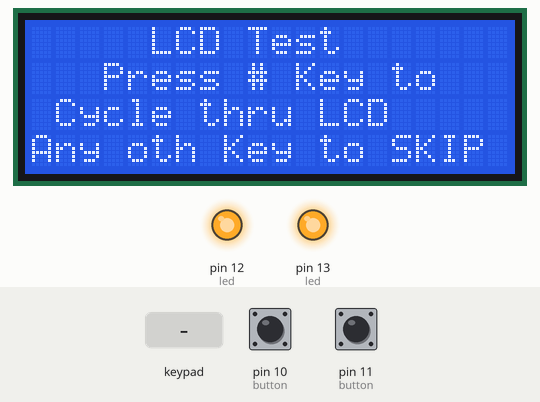
A sketch run on a simulated Arduino Uno, built with avr-gcc and run on an emulated ATmega328P. On the bench: 20×4 character LCD, output pins drawn as LEDs (lit = HIGH). The inputs (shaded band) are chosen by the test bench; at power-on: pin 10 (button) HIGH, pin 11 (button) HIGH. What the sketch prints to the serial monitor is not drawn.

Above: at 6.1 s.
6.2 s: key '#' pressed
At 6.3 s:
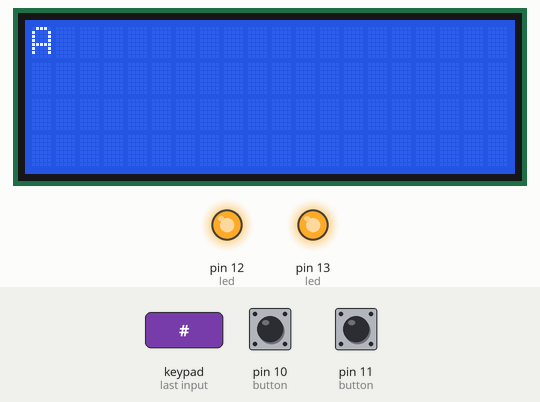
9.8 s: key 'A' pressed
11.6 s: keypad keys 9 8 7 6 # pressed 0.4 s apart
At 14.8 s:
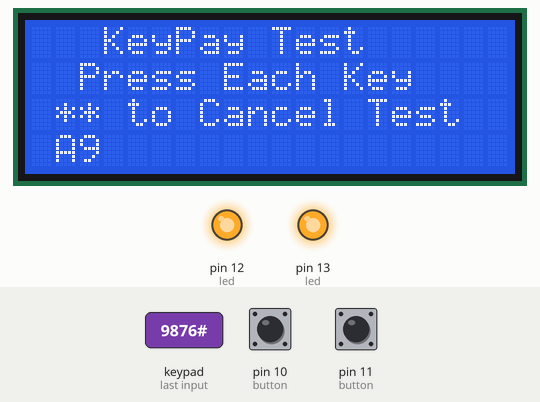
15.1 s: keypad keys 9 8 7 6 * pressed 0.4 s apart
At 17.9 s:
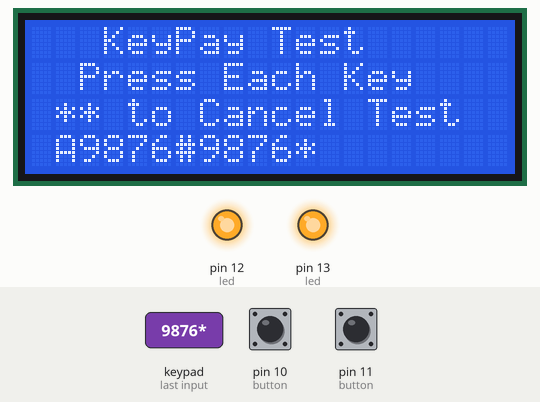
18.6 s: keypad keys 9 8 7 6 A pressed 0.4 s apart
At 20.9 s:
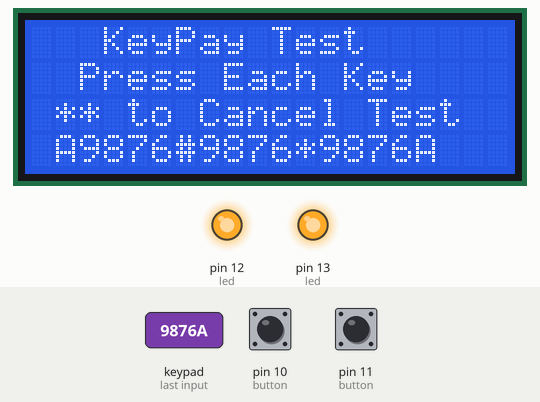

Measured:
- after the input at 6.2 s, the display: changes at once (image 1)
- after the input at 18.6 s, the display: first changes at once (image 4 shows a later state)

The sketch:

testUnoRIg.ino
```cpp
//**********************************
//*****  INCLUDES  *****************
//**********************************
#include <Key.h>
#include <Keypad.h>
//#include <Servo.h>  // or Adafruit PCA9685 - https://github.com/adafruit/Adafruit-PWM-Servo-Driver-Library
//#include <FlexiTimer2.h>
#include <LiquidCrystal_PCF8574.h> // or use #include <LiquidCrystal_I2C.h>
#include <Wire.h> // This library allows you to communicate with I2C / TWI devices

String softwareVersion = "2.3";
#define numButtons 2

//**************************************
//**************************************
//******** KEYPAD Handling  ************
//**************************************
//**************************************
/*  This set of procedures handle the keypad
 *  interface.  The get_key may be used in other
 *  procedures
 */

 //*** lcd Variables ***
typedef struct
{
  String Row0;
  String Row1;
  String Row2;
  String Row3;
} lcdDef;
lcdDef lcd = {"row0","row1","row2","row3"};

int keyCount = 0;
String sKey = "";
//Setup Keypad in Uno
const byte ROWS = 4; // Four rows
const byte COLS = 4; // Four columns
char keys[ROWS][COLS] =
{
  {'1','2','3','A'},
  {'4','5','6','B'},
  {'7','8','9','C'},
  {'*','0','#','D'}
};
byte rowPins[ROWS] = { 9,8,7,6 };// Connect keypad ROW0, ROW1, ROW2 and ROW3 to these Arduino pins
byte colPins[COLS] = { 5,4,3,2 };// Connect keypad COL0, COL1 and COL2 to t
Keypad kpd = Keypad( makeKeymap(keys), rowPins, colPins, ROWS, COLS );

void testKeyPad()
// Keypad testing for setup
{
  //         "                    "
  lcd.Row0 = "   KeyPay Test      " ;
  lcd.Row1 = "  Press Each Key    ";
  lcd.Row2 = " ** to Cancel Test  ";
  lcd.Row3 = "                    ";
  lcdUpdateByRow( true,true,true,true);

  bool testRunning = true;
  do
  {
    char key = kpd.getKey();
    if (key != NO_KEY)
    {
    sKey = sKey + key ;
    lcdUpdateByPosition(1,3,sKey);
    keyCount += 1;
    if ((keyCount == 2) && (sKey == "**")) {testRunning = false;}
    if (keyCount == 16) { testRunning = false; delay (2000);}
    }
  } while (testRunning);

  lcdClearRow(99);
}


//**************************************
//**************************************
//********  LCD Handling    ************
//**************************************
//**************************************

//***  LCD Library  ***
LiquidCrystal_PCF8574 lcdControl(0x27);  // set the LCD address to 0x3F for a 20 chars and 4 line display


//***  LCD Control Procedures ***
/*  The following routines PHYSICALY control
 *  the LCD Display device (lcdControl)
 */

void lcdClearRow( int rowNum)
// Clear the request Row
// Zero clears all rows
{
  if (rowNum == 99) { lcdControl.clear();}
  else { lcdControl.setCursor(0,rowNum); lcdControl.print("                    ");}
}

void lcdUpdateByPosition( int ColPos, int RowPos, String Text)
// Update the lcd by setting the cursor at ColPos and RowPos
// and printing the Text
{
  lcdControl.setCursor(ColPos,RowPos);
  lcdControl.print(Text);
} //***********************

void lcdUpdateByRow(bool r0, bool r1, bool r2, bool r3)
// Update the ROW of the lcd Display
// using the lcd.Rowx variables
{

  if (r0 == true) {lcdClearRow(0); lcdControl.setCursor(0,0); lcdControl.print(lcd.Row0);}
  if (r1 == true) {lcdClearRow(1); lcdControl.setCursor(0,1); lcdControl.print(lcd.Row1);}
  if (r2 == true) {lcdClearRow(2); lcdControl.setCursor(0,2); lcdControl.print(lcd.Row2);}
  if (r3 == true) {lcdClearRow(3); lcdControl.setCursor(0,3); lcdControl.print(lcd.Row3);}
 } //***********************

//***  LCD Control Initilization ***
/*  The following routines handles
 *   LCD setup and start=up tests
 */

void setupLCD()
/* THis handles all the LCD Setup stuff
 *
 */
{

  Wire.begin();
  lcdControl.begin(20,4);
  lcdControl.setBacklight(1);
  lcdControl.noAutoscroll();

  lcd.Row0 = "*System Initization*";
  lcd.Row1 = " Dust Collection SW ";
  lcd.Row2 = " Version " + softwareVersion;
  lcd.Row3 = "Begin Startup Test ";
  lcdUpdateByRow( true,true,true,true);
  delay (2000);
}

void testLCDDisplay()
{ // This is the Test routine for setup()
  //         "                    "
  lcd.Row0 = "     LCD Test       " ;
  lcd.Row1 = "   Press # Key to   ";
  lcd.Row2 = " Cycle thru LCD     ";
  lcd.Row3 = "Any oth Key to SKIP ";
  lcdUpdateByRow( true,true,true,true);

  bool testRunning = true;
  do
  {
    char key = kpd.getKey();
    if (key != NO_KEY)
    {

      if(key == '#')
      {
         String myMessage = String("ABCDEFGHIJKLMNOPQRSTUVWXYZabcdefghijklmnopqrstuvwxyz0123456789!@#$%^&*():;{}<>?/");
         String myChar;
         int i = 0;
          // Scroll message accross screen
          lcdClearRow(99);
          for (int row=0; row<4; row++)
            {
              for (int col = 0 ;col <= 19; col++)
              {
                myChar  = myMessage.charAt(i);
                lcdUpdateByPosition(col,row, myChar);
                i += 1;
                delay(100);
            }
          }
      }
      testRunning = false;
    }
  } while (testRunning);
  lcdClearRow(99);
}


//**************************************
//**************************************
//********  BUTTON HANDLING  ***********
//**************************************
//**************************************

#define btn_OFF 1  // Buttos are Failsafe
#define btn_ON 0

typedef struct
{
  int State;
  int Prev_State;
  int DebounceCount;
  int Input;
} buttonDef;

buttonDef button[numButtons] =
{
  {0,0,0,10},
  {0,0,0,11},
};
int debounceCountMax= 5;

int CheckButtonEvent ()
/*  This FUNCTION returns the hit button with a RISING Edge
 *  the failing edge is recorded, but does not generate a Event
 */
{
  int eventNum = 99;
  for(int i = 0; i < numButtons; i++)
  {
    int thsButton = digitalRead( button[i].Input);
    if (thsButton != button[i].State)
    {
      button[i].DebounceCount += 1;
      if ( button[i].DebounceCount >= debounceCountMax )
      {
        button[i].State = thsButton ; button[i].DebounceCount = 0;
        if(thsButton == btn_ON) {eventNum = i; break;};
      }
    }
  }
  return eventNum;
}


void setupButton()
/* THis procedure is called from Setup
 *  and handles linking LED to UNO
 */
{
  for(int i=0; i<numButtons; i++)
  {
    pinMode(button[i].Input, INPUT_PULLUP);
  }
}


//**************************************
//**************************************
//********   LED HANDLING    ***********
//**************************************
//**************************************
/* This procedure updates the LEDs on the
 * buttons at each tool.
 * Light the LED of any Gate that is OPEN State
 */

#define led_OFF 0
#define led_ON 1
#define led_Toogle 2

typedef struct
{
  int State ;
  int Output;
} ledDef;

ledDef led[numButtons] = {{0,13}, {0,12}};


void ledHandling( int ledNum, int ledState)
/* Toggles the request LED ON or OFF
 *  This procedure is the PHYSICAL interface to the LEDS
 *  ledON: 0 = OFF, 1 = ON, 2 = SWITCH
 */
{
  switch (ledState)
  {
    case led_OFF: {digitalWrite (led[ledNum].Output,HIGH); led[ledNum].State = led_OFF ;break;}
    case led_ON: {digitalWrite (led[ledNum].Output,LOW);; led[ledNum].State = led_ON ; break;}
    case led_Toogle:
    {  // Toogle
      if (led[ledNum].State == 0) {digitalWrite (led[ledNum].Output,HIGH); led[ledNum].State = led_ON ;}
      if (led[ledNum].State == 1) {digitalWrite (led[ledNum].Output,LOW); led[ledNum].State = led_OFF ;}
      break;
    }
  }
}


void setupLED()
/* THis procedure is called from Setup
 *  and handles linking LED to UNO
 */
{
  for (int i = 0; i< numButtons ; i++)
  {
    pinMode(led[i].Output,OUTPUT);
    for (int j = 0; j<3; j++)
    { // blick LED to verify functional
      ledHandling(i,led_ON);
      delay(500);
      ledHandling(i,led_OFF);
    }
  }
}


//**************************************
//**************************************
//********   SETUP TESTS    ************
//**************************************
//**************************************
/* These procedures are misc setup calls
 *
 */

//*** Setup Serial Port
void setupSerialPort()
{
  Serial.begin(9600);
  Serial.print("\nRun Setup ");
  Serial.print (softwareVersion);
}


 /****************************************************************************************************************
 *
 *                  Setup and Event Handler (Loop)
 *
 ***************************************************************************************************************/
void TimerInterrupt()
{
  delay (100);
}


void setup()
{
  setupSerialPort();
  setupLCD();
  setupLED();
  setupButton();


  // Run System Test
  testLCDDisplay();
  testKeyPad();

 // Prep Dispaly
  lcd.Row0 = "Run Time ";
  lcd.Row1 = "Press Button to ";
  lcd.Row2 = "Toggle LED";
  lcdUpdateByRow( true,true,true,false);

}

void loop()
{
  delay (1000);
  unsigned long sysTime = (millis()/1000);
  char lcdTime[40];
  sprintf(lcdTime ,"%05d",sysTime);
  lcd.Row0 = "Run Time " + String(lcdTime);

  lcd.Row1 = "LED ";
  for (int i =0; i < numButtons; i++)
  {
    if(led[i].State == led_OFF) {lcd.Row1 += "OFF";}
    else {lcd.Row1 += "ON ";}
    lcd.Row1 += " : ";
  }

  lcd.Row2 = "BTN ";
  for (int i =0; i < numButtons; i++)
  {
    if(button[i].State == btn_OFF) {lcd.Row2 += "OFF";}
    else {lcd.Row2 += "ON ";}
    lcd.Row2 += " : ";
  }
  lcdUpdateByRow( true,true,true,false);

  int btnEvent = CheckButtonEvent();
  if (btnEvent != 99) {ledHandling(btnEvent,led_Toogle);}
}
```
